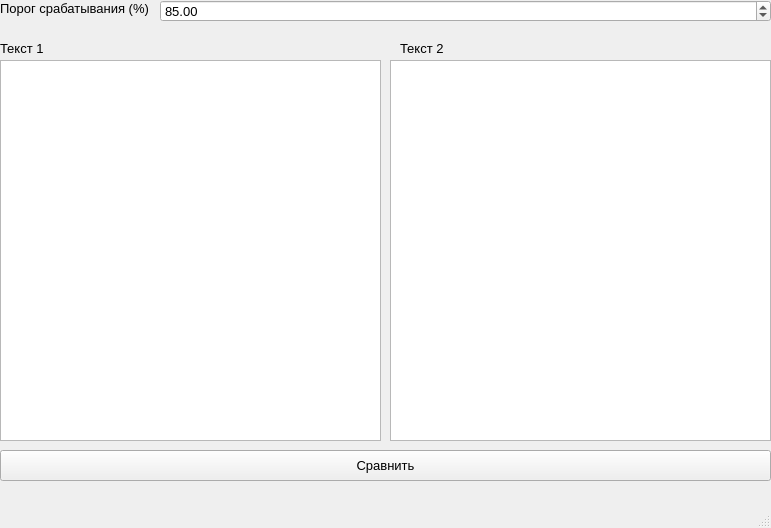
<?xml version="1.0" encoding="UTF-8"?>
<ui version="4.0">
 <class>MainWindow</class>
 <widget class="QMainWindow" name="MainWindow">
  <property name="geometry">
   <rect>
    <x>0</x>
    <y>0</y>
    <width>771</width>
    <height>528</height>
   </rect>
  </property>
  <property name="font">
   <font>
    <pointsize>10</pointsize>
   </font>
  </property>
  <property name="windowTitle">
   <string>Антиплагиат v0.0001</string>
  </property>
  <widget class="QWidget" name="centralwidget">
   <widget class="QLabel" name="label">
    <property name="geometry">
     <rect>
      <x>0</x>
      <y>0</y>
      <width>151</width>
      <height>16</height>
     </rect>
    </property>
    <property name="font">
     <font>
      <pointsize>10</pointsize>
     </font>
    </property>
    <property name="text">
     <string>Порог срабатывания (%)</string>
    </property>
   </widget>
   <widget class="QDoubleSpinBox" name="doubleSpinBox">
    <property name="geometry">
     <rect>
      <x>160</x>
      <y>0</y>
      <width>611</width>
      <height>22</height>
     </rect>
    </property>
    <property name="value">
     <double>85.000000000000000</double>
    </property>
   </widget>
   <widget class="QTextEdit" name="Edit1">
    <property name="geometry">
     <rect>
      <x>0</x>
      <y>60</y>
      <width>381</width>
      <height>381</height>
     </rect>
    </property>
   </widget>
   <widget class="QLabel" name="label_2">
    <property name="geometry">
     <rect>
      <x>0</x>
      <y>40</y>
      <width>61</width>
      <height>16</height>
     </rect>
    </property>
    <property name="text">
     <string>Текст 1</string>
    </property>
   </widget>
   <widget class="QLabel" name="label_3">
    <property name="geometry">
     <rect>
      <x>400</x>
      <y>40</y>
      <width>81</width>
      <height>16</height>
     </rect>
    </property>
    <property name="text">
     <string>Текст 2</string>
    </property>
   </widget>
   <widget class="QTextEdit" name="Edit2">
    <property name="geometry">
     <rect>
      <x>390</x>
      <y>60</y>
      <width>381</width>
      <height>381</height>
     </rect>
    </property>
   </widget>
   <widget class="QPushButton" name="btn">
    <property name="geometry">
     <rect>
      <x>0</x>
      <y>450</y>
      <width>771</width>
      <height>31</height>
     </rect>
    </property>
    <property name="text">
     <string>Сравнить</string>
    </property>
   </widget>
  </widget>
  <widget class="QMenuBar" name="menubar">
   <property name="geometry">
    <rect>
     <x>0</x>
     <y>0</y>
     <width>771</width>
     <height>23</height>
    </rect>
   </property>
  </widget>
  <widget class="QStatusBar" name="statusbar"/>
 </widget>
 <resources/>
 <connections/>
</ui>
